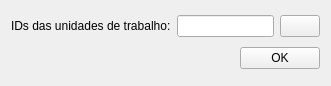
<?xml version="1.0" encoding="UTF-8"?>
<ui version="4.0">
 <class>Form</class>
 <widget class="QWidget" name="Form">
  <property name="geometry">
   <rect>
    <x>0</x>
    <y>0</y>
    <width>331</width>
    <height>86</height>
   </rect>
  </property>
  <property name="windowTitle">
   <string>Form</string>
  </property>
  <layout class="QGridLayout" name="gridLayout">
   <item row="0" column="0">
    <widget class="QLabel" name="label">
     <property name="text">
      <string>IDs das unidades de trabalho:</string>
     </property>
    </widget>
   </item>
   <item row="0" column="1" colspan="2">
    <layout class="QHBoxLayout" name="horizontalLayout">
     <item>
      <widget class="QLineEdit" name="activityIdLe"/>
     </item>
     <item>
      <widget class="QPushButton" name="extractFieldBtn">
       <property name="text">
        <string/>
       </property>
      </widget>
     </item>
    </layout>
   </item>
   <item row="1" column="0" colspan="2">
    <spacer name="horizontalSpacer">
     <property name="orientation">
      <enum>Qt::Horizontal</enum>
     </property>
     <property name="sizeHint" stdset="0">
      <size>
       <width>219</width>
       <height>20</height>
      </size>
     </property>
    </spacer>
   </item>
   <item row="1" column="2">
    <widget class="QPushButton" name="okBtn">
     <property name="text">
      <string>OK</string>
     </property>
    </widget>
   </item>
  </layout>
 </widget>
 <resources/>
 <connections/>
</ui>
